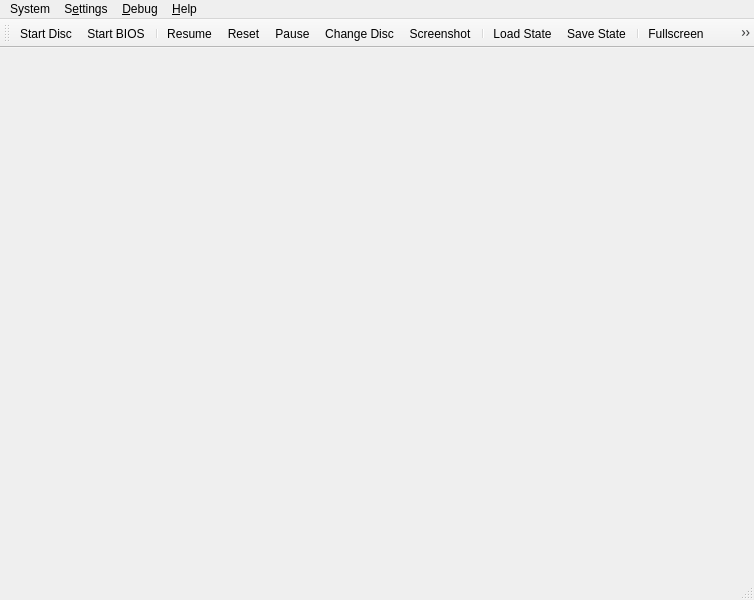
<?xml version="1.0" encoding="UTF-8"?>
<ui version="4.0">
 <class>MainWindow</class>
 <widget class="QMainWindow" name="MainWindow">
  <property name="geometry">
   <rect>
    <x>0</x>
    <y>0</y>
    <width>754</width>
    <height>600</height>
   </rect>
  </property>
  <property name="windowTitle">
   <string>DuckStation</string>
  </property>
  <property name="windowIcon">
   <iconset resource="resources/icons.qrc">
    <normaloff>:/icons/duck.png</normaloff>:/icons/duck.png</iconset>
  </property>
  <widget class="QStackedWidget" name="mainContainer">
   <property name="currentIndex">
    <number>0</number>
   </property>
   <widget class="QWidget" name="page"/>
   <widget class="QWidget" name="page_2"/>
  </widget>
  <widget class="QMenuBar" name="menuBar">
   <property name="geometry">
    <rect>
     <x>0</x>
     <y>0</y>
     <width>754</width>
     <height>22</height>
    </rect>
   </property>
   <widget class="QMenu" name="menuSystem">
    <property name="title">
     <string>System</string>
    </property>
    <widget class="QMenu" name="menuChangeDisc">
     <property name="title">
      <string>Change Disc</string>
     </property>
     <property name="icon">
      <iconset resource="resources/icons.qrc">
       <normaloff>:/icons/media-optical.png</normaloff>:/icons/media-optical.png</iconset>
     </property>
     <addaction name="actionChangeDiscFromFile"/>
     <addaction name="actionChangeDiscFromGameList"/>
     <addaction name="actionRemoveDisc"/>
    </widget>
    <widget class="QMenu" name="menuLoadState">
     <property name="title">
      <string>Load State</string>
     </property>
     <property name="icon">
      <iconset resource="resources/icons.qrc">
       <normaloff>:/icons/document-open.png</normaloff>:/icons/document-open.png</iconset>
     </property>
    </widget>
    <widget class="QMenu" name="menuSaveState">
     <property name="title">
      <string>Save State</string>
     </property>
     <property name="icon">
      <iconset resource="resources/icons.qrc">
       <normaloff>:/icons/document-save.png</normaloff>:/icons/document-save.png</iconset>
     </property>
    </widget>
    <addaction name="actionStartDisc"/>
    <addaction name="actionStartBios"/>
    <addaction name="actionResumeLastState"/>
    <addaction name="separator"/>
    <addaction name="actionPowerOff"/>
    <addaction name="actionReset"/>
    <addaction name="actionPause"/>
    <addaction name="menuChangeDisc"/>
    <addaction name="separator"/>
    <addaction name="menuLoadState"/>
    <addaction name="menuSaveState"/>
    <addaction name="separator"/>
    <addaction name="actionExit"/>
   </widget>
   <widget class="QMenu" name="menuSettings">
    <property name="title">
     <string>S&amp;ettings</string>
    </property>
    <widget class="QMenu" name="menuSettingsTheme">
     <property name="title">
      <string>Theme</string>
     </property>
    </widget>
    <widget class="QMenu" name="menuSettingsLanguage">
     <property name="title">
      <string>Language</string>
     </property>
    </widget>
    <addaction name="actionFullscreen"/>
    <addaction name="separator"/>
    <addaction name="actionGeneralSettings"/>
    <addaction name="actionConsoleSettings"/>
    <addaction name="actionGameListSettings"/>
    <addaction name="actionHotkeySettings"/>
    <addaction name="actionControllerSettings"/>
    <addaction name="actionMemoryCardSettings"/>
    <addaction name="actionGPUSettings"/>
    <addaction name="actionAudioSettings"/>
    <addaction name="actionAdvancedSettings"/>
    <addaction name="separator"/>
    <addaction name="actionAddGameDirectory"/>
    <addaction name="actionScanForNewGames"/>
    <addaction name="actionRescanAllGames"/>
    <addaction name="separator"/>
    <addaction name="menuSettingsLanguage"/>
    <addaction name="menuSettingsTheme"/>
   </widget>
   <widget class="QMenu" name="menuHelp">
    <property name="title">
     <string>&amp;Help</string>
    </property>
    <addaction name="actionGitHubRepository"/>
    <addaction name="actionIssueTracker"/>
    <addaction name="actionDiscordServer"/>
    <addaction name="separator"/>
    <addaction name="actionAbout"/>
   </widget>
   <widget class="QMenu" name="menuDebug">
    <property name="title">
     <string>&amp;Debug</string>
    </property>
    <widget class="QMenu" name="menuRenderer">
     <property name="title">
      <string>Switch GPU Renderer</string>
     </property>
    </widget>
    <widget class="QMenu" name="menuCPUExecutionMode">
     <property name="title">
      <string>Switch CPU Emulation Mode</string>
     </property>
    </widget>
    <widget class="QMenu" name="menuCropMode">
     <property name="title">
      <string>Switch Crop Mode</string>
     </property>
    </widget>    <addaction name="menuCPUExecutionMode"/>
    <addaction name="menuRenderer"/>
    <addaction name="menuCropMode"/>
    <addaction name="actionDisableInterlacing"/>
    <addaction name="actionForceNTSCTimings"/>
    <addaction name="separator"/>
    <addaction name="actionDumpAudio"/>
    <addaction name="actionDebugDumpCPUtoVRAMCopies"/>
    <addaction name="actionDebugDumpVRAMtoCPUCopies"/>
    <addaction name="separator"/>
    <addaction name="actionDebugShowVRAM"/>
    <addaction name="actionDebugShowGPUState"/>
    <addaction name="actionDebugShowCDROMState"/>
    <addaction name="actionDebugShowSPUState"/>
    <addaction name="actionDebugShowTimersState"/>
    <addaction name="actionDebugShowMDECState"/>
   </widget>
   <addaction name="menuSystem"/>
   <addaction name="menuSettings"/>
   <addaction name="menuDebug"/>
   <addaction name="menuHelp"/>
  </widget>
  <widget class="QToolBar" name="toolBar">
   <property name="windowTitle">
    <string>toolBar</string>
   </property>
   <property name="iconSize">
    <size>
     <width>32</width>
     <height>32</height>
    </size>
   </property>
   <property name="toolButtonStyle">
    <enum>Qt::ToolButtonTextUnderIcon</enum>
   </property>
   <attribute name="toolBarArea">
    <enum>TopToolBarArea</enum>
   </attribute>
   <attribute name="toolBarBreak">
    <bool>false</bool>
   </attribute>
   <addaction name="actionStartDisc"/>
   <addaction name="actionStartBios"/>
   <addaction name="separator"/>
   <addaction name="actionResumeLastState"/>
   <addaction name="actionReset"/>
   <addaction name="actionPause"/>
   <addaction name="actionChangeDisc"/>
   <addaction name="actionScreenshot"/>
   <addaction name="separator"/>
   <addaction name="actionLoadState"/>
   <addaction name="actionSaveState"/>
   <addaction name="separator"/>
   <addaction name="actionFullscreen"/>
   <addaction name="actionSettings"/>
  </widget>
  <widget class="QStatusBar" name="statusBar"/>
  <action name="actionStartDisc">
   <property name="icon">
    <iconset resource="resources/icons.qrc">
     <normaloff>:/icons/drive-optical.png</normaloff>:/icons/drive-optical.png</iconset>
   </property>
   <property name="text">
    <string>Start &amp;Disc...</string>
   </property>
  </action>
  <action name="actionStartBios">
   <property name="icon">
    <iconset resource="resources/icons.qrc">
     <normaloff>:/icons/drive-removable-media.png</normaloff>:/icons/drive-removable-media.png</iconset>
   </property>
   <property name="text">
    <string>Start &amp;BIOS</string>
   </property>
  </action>
  <action name="actionScanForNewGames">
   <property name="icon">
    <iconset resource="resources/icons.qrc">
     <normaloff>:/icons/folder-open.png</normaloff>:/icons/folder-open.png</iconset>
   </property>
   <property name="text">
    <string>&amp;Scan For New Games</string>
   </property>
  </action>
  <action name="actionRescanAllGames">
   <property name="icon">
    <iconset resource="resources/icons.qrc">
     <normaloff>:/icons/view-refresh.png</normaloff>:/icons/view-refresh.png</iconset>
   </property>
   <property name="text">
    <string>&amp;Rescan All Games</string>
   </property>
  </action>
  <action name="actionPowerOff">
   <property name="icon">
    <iconset resource="resources/icons.qrc">
     <normaloff>:/icons/system-shutdown.png</normaloff>:/icons/system-shutdown.png</iconset>
   </property>
   <property name="text">
    <string>Power &amp;Off</string>
   </property>
  </action>
  <action name="actionReset">
   <property name="icon">
    <iconset resource="resources/icons.qrc">
     <normaloff>:/icons/view-refresh.png</normaloff>:/icons/view-refresh.png</iconset>
   </property>
   <property name="text">
    <string>&amp;Reset</string>
   </property>
  </action>
  <action name="actionPause">
   <property name="checkable">
    <bool>true</bool>
   </property>
   <property name="icon">
    <iconset resource="resources/icons.qrc">
     <normaloff>:/icons/media-playback-pause.png</normaloff>:/icons/media-playback-pause.png</iconset>
   </property>
   <property name="text">
    <string>&amp;Pause</string>
   </property>
  </action>
  <action name="actionLoadState">
   <property name="icon">
    <iconset resource="resources/icons.qrc">
     <normaloff>:/icons/document-open.png</normaloff>:/icons/document-open.png</iconset>
   </property>
   <property name="text">
    <string>&amp;Load State</string>
   </property>
  </action>
  <action name="actionSaveState">
   <property name="icon">
    <iconset resource="resources/icons.qrc">
     <normaloff>:/icons/document-save.png</normaloff>:/icons/document-save.png</iconset>
   </property>
   <property name="text">
    <string>&amp;Save State</string>
   </property>
  </action>
  <action name="actionExit">
   <property name="text">
    <string>E&amp;xit</string>
   </property>
  </action>
  <action name="actionConsoleSettings">
   <property name="icon">
    <iconset resource="resources/icons.qrc">
     <normaloff>:/icons/utilities-system-monitor.png</normaloff>:/icons/utilities-system-monitor.png</iconset>
   </property>
   <property name="text">
    <string>C&amp;onsole Settings...</string>
   </property>
  </action>
  <action name="actionControllerSettings">
   <property name="icon">
    <iconset resource="resources/icons.qrc">
     <normaloff>:/icons/input-gaming.png</normaloff>:/icons/input-gaming.png</iconset>
   </property>
   <property name="text">
    <string>&amp;Controller Settings...</string>
   </property>
  </action>
  <action name="actionHotkeySettings">
   <property name="icon">
    <iconset resource="resources/icons.qrc">
     <normaloff>:/icons/applications-other.png</normaloff>:/icons/applications-other.png</iconset>
   </property>
   <property name="text">
    <string>&amp;Hotkey Settings...</string>
   </property>
  </action>
  <action name="actionGPUSettings">
   <property name="icon">
    <iconset resource="resources/icons.qrc">
     <normaloff>:/icons/video-display.png</normaloff>:/icons/video-display.png</iconset>
   </property>
   <property name="text">
    <string>&amp;GPU Settings...</string>
   </property>
  </action>
  <action name="actionFullscreen">
   <property name="icon">
    <iconset resource="resources/icons.qrc">
     <normaloff>:/icons/view-fullscreen.png</normaloff>:/icons/view-fullscreen.png</iconset>
   </property>
   <property name="text">
    <string>Fullscreen</string>
   </property>
  </action>
  <action name="actionResolution_Scale">
   <property name="text">
    <string>Resolution Scale</string>
   </property>
  </action>
  <action name="actionGitHubRepository">
   <property name="text">
    <string>&amp;GitHub Repository...</string>
   </property>
  </action>
  <action name="actionIssueTracker">
   <property name="text">
    <string>&amp;Issue Tracker...</string>
   </property>
  </action>
  <action name="actionDiscordServer">
   <property name="text">
    <string>&amp;Discord Server...</string>
   </property>
  </action>
  <action name="actionAbout">
   <property name="text">
    <string>&amp;About...</string>
   </property>
  </action>
  <action name="actionChangeDisc">
   <property name="icon">
    <iconset resource="resources/icons.qrc">
     <normaloff>:/icons/media-optical.png</normaloff>:/icons/media-optical.png</iconset>
   </property>
   <property name="text">
    <string>Change Disc...</string>
   </property>
  </action>
  <action name="actionAudioSettings">
   <property name="icon">
    <iconset resource="resources/icons.qrc">
     <normaloff>:/icons/audio-card.png</normaloff>:/icons/audio-card.png</iconset>
   </property>
   <property name="text">
    <string>Audio Settings...</string>
   </property>
  </action>
  <action name="actionGameListSettings">
   <property name="icon">
    <iconset resource="resources/icons.qrc">
     <normaloff>:/icons/folder-open.png</normaloff>:/icons/folder-open.png</iconset>
   </property>
   <property name="text">
    <string>Game List Settings...</string>
   </property>
  </action>
  <action name="actionGeneralSettings">
   <property name="icon">
    <iconset resource="resources/icons.qrc">
     <normaloff>:/icons/applications-system.png</normaloff>:/icons/applications-system.png</iconset>
   </property>
   <property name="text">
    <string>General Settings...</string>
   </property>
  </action>
  <action name="actionAdvancedSettings">
   <property name="icon">
    <iconset resource="resources/icons.qrc">
     <normaloff>:/icons/applications-development.png</normaloff>:/icons/applications-development.png</iconset>
   </property>
   <property name="text">
    <string>Advanced Settings...</string>
   </property>
  </action>
  <action name="actionAddGameDirectory">
   <property name="icon">
    <iconset resource="resources/icons.qrc">
     <normaloff>:/icons/edit-find.png</normaloff>:/icons/edit-find.png</iconset>
   </property>
   <property name="text">
    <string>Add Game Directory...</string>
   </property>
  </action>
  <action name="actionSettings">
   <property name="icon">
    <iconset resource="resources/icons.qrc">
     <normaloff>:/icons/applications-system.png</normaloff>:/icons/applications-system.png</iconset>
   </property>
   <property name="text">
    <string>&amp;Settings...</string>
   </property>
  </action>
  <action name="actionChangeDiscFromFile">
   <property name="text">
    <string>From File...</string>
   </property>
  </action>
  <action name="actionChangeDiscFromGameList">
   <property name="text">
    <string>From Game List...</string>
   </property>
  </action>
  <action name="actionRemoveDisc">
   <property name="text">
    <string>Remove Disc</string>
   </property>
  </action>
  <action name="actionResume_State">
   <property name="text">
    <string>Resume State</string>
   </property>
  </action>
  <action name="actionGlobal_State">
   <property name="text">
    <string>Global State</string>
   </property>
  </action>
  <action name="actionDebugShowVRAM">
   <property name="checkable">
    <bool>true</bool>
   </property>
   <property name="text">
    <string>Show VRAM</string>
   </property>
  </action>
  <action name="actionDebugDumpCPUtoVRAMCopies">
   <property name="checkable">
    <bool>true</bool>
   </property>
   <property name="text">
    <string>Dump CPU to VRAM Copies</string>
   </property>
  </action>
  <action name="actionDebugDumpVRAMtoCPUCopies">
   <property name="checkable">
    <bool>true</bool>
   </property>
   <property name="text">
    <string>Dump VRAM to CPU Copies</string>
   </property>
  </action>
  <action name="actionDisableInterlacing">
   <property name="checkable">
    <bool>true</bool>
   </property>
   <property name="text">
    <string>Disable Interlacing</string>
   </property>
  </action>
  <action name="actionForceNTSCTimings">
   <property name="checkable">
    <bool>true</bool>
   </property>
   <property name="text">
    <string>Force NTSC Timings</string>
   </property>
  </action>
  <action name="actionDumpAudio">
   <property name="checkable">
    <bool>true</bool>
   </property>
   <property name="text">
    <string>Dump Audio</string>
   </property>
  </action>
  <action name="actionDebugShowGPUState">
   <property name="checkable">
    <bool>true</bool>
   </property>
   <property name="text">
    <string>Show GPU State</string>
   </property>
  </action>
  <action name="actionDebugShowCDROMState">
   <property name="checkable">
    <bool>true</bool>
   </property>
   <property name="text">
    <string>Show CDROM State</string>
   </property>
  </action>
  <action name="actionDebugShowSPUState">
   <property name="checkable">
    <bool>true</bool>
   </property>
   <property name="text">
    <string>Show SPU State</string>
   </property>
  </action>
  <action name="actionDebugShowTimersState">
   <property name="checkable">
    <bool>true</bool>
   </property>
   <property name="text">
    <string>Show Timers State</string>
   </property>
  </action>
  <action name="actionDebugShowMDECState">
   <property name="checkable">
    <bool>true</bool>
   </property>
   <property name="text">
    <string>Show MDEC State</string>
   </property>
  </action>
  <action name="actionScreenshot">
   <property name="icon">
    <iconset resource="resources/icons.qrc">
     <normaloff>:/icons/video-display.png</normaloff>:/icons/video-display.png</iconset>
   </property>
   <property name="text">
    <string>&amp;Screenshot</string>
   </property>
  </action>
  <action name="actionMemoryCardSettings">
   <property name="icon">
    <iconset resource="resources/icons.qrc">
     <normaloff>:/icons/media-flash-24.png</normaloff>:/icons/media-flash-24.png</iconset>
   </property>
   <property name="text">
    <string>&amp;Memory Card Settings...</string>
   </property>
  </action>
  <action name="actionResumeLastState">
   <property name="icon">
    <iconset resource="resources/icons.qrc">
     <normaloff>:/icons/media-playback-start.png</normaloff>:/icons/media-playback-start.png</iconset>
   </property>
   <property name="text">
    <string>Resume</string>
   </property>
   <property name="toolTip">
    <string>Resumes the last save state created.</string>
   </property>
  </action>
 </widget>
 <resources>
  <include location="resources/icons.qrc"/>
 </resources>
 <connections/>
</ui>
